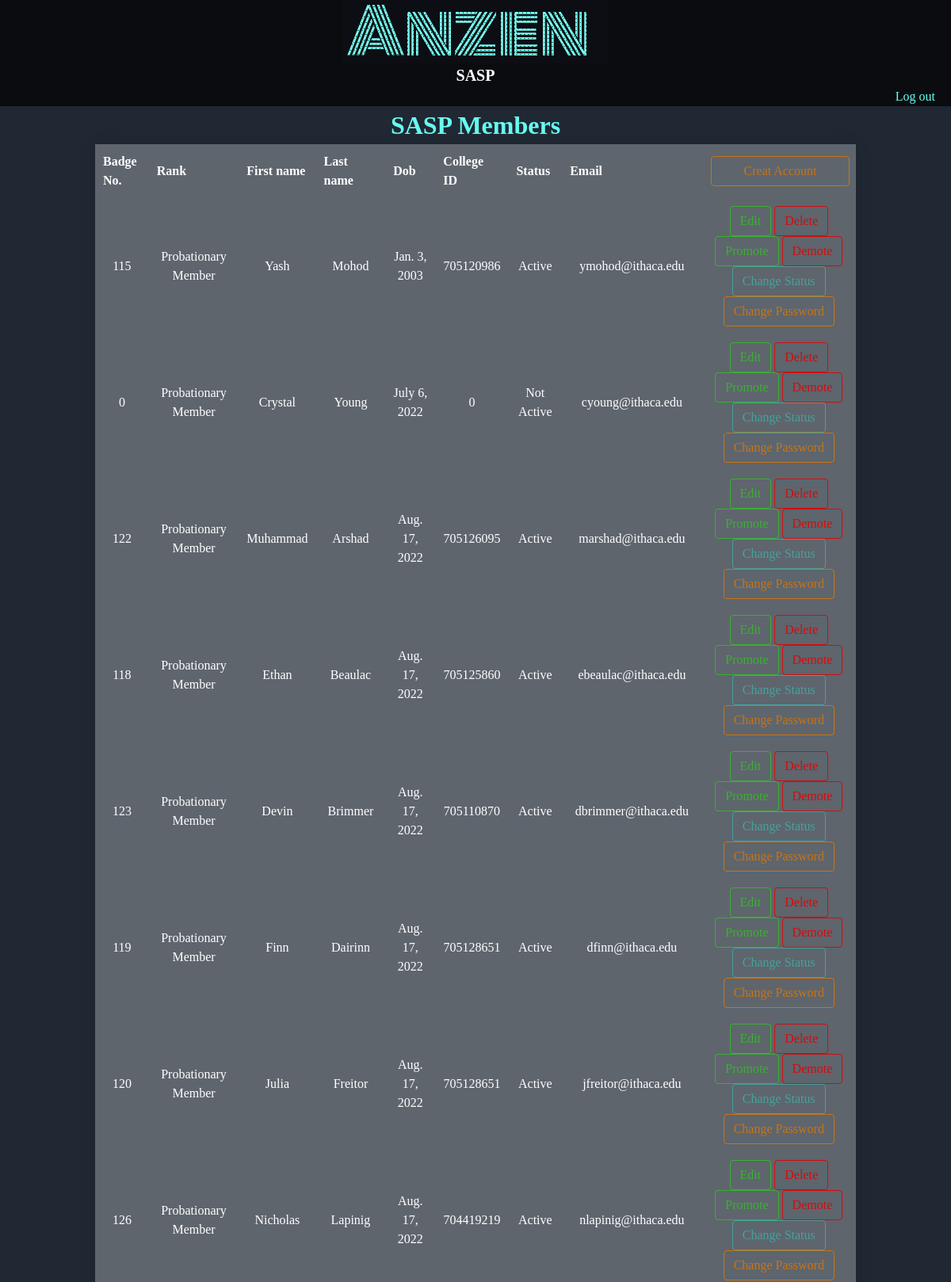
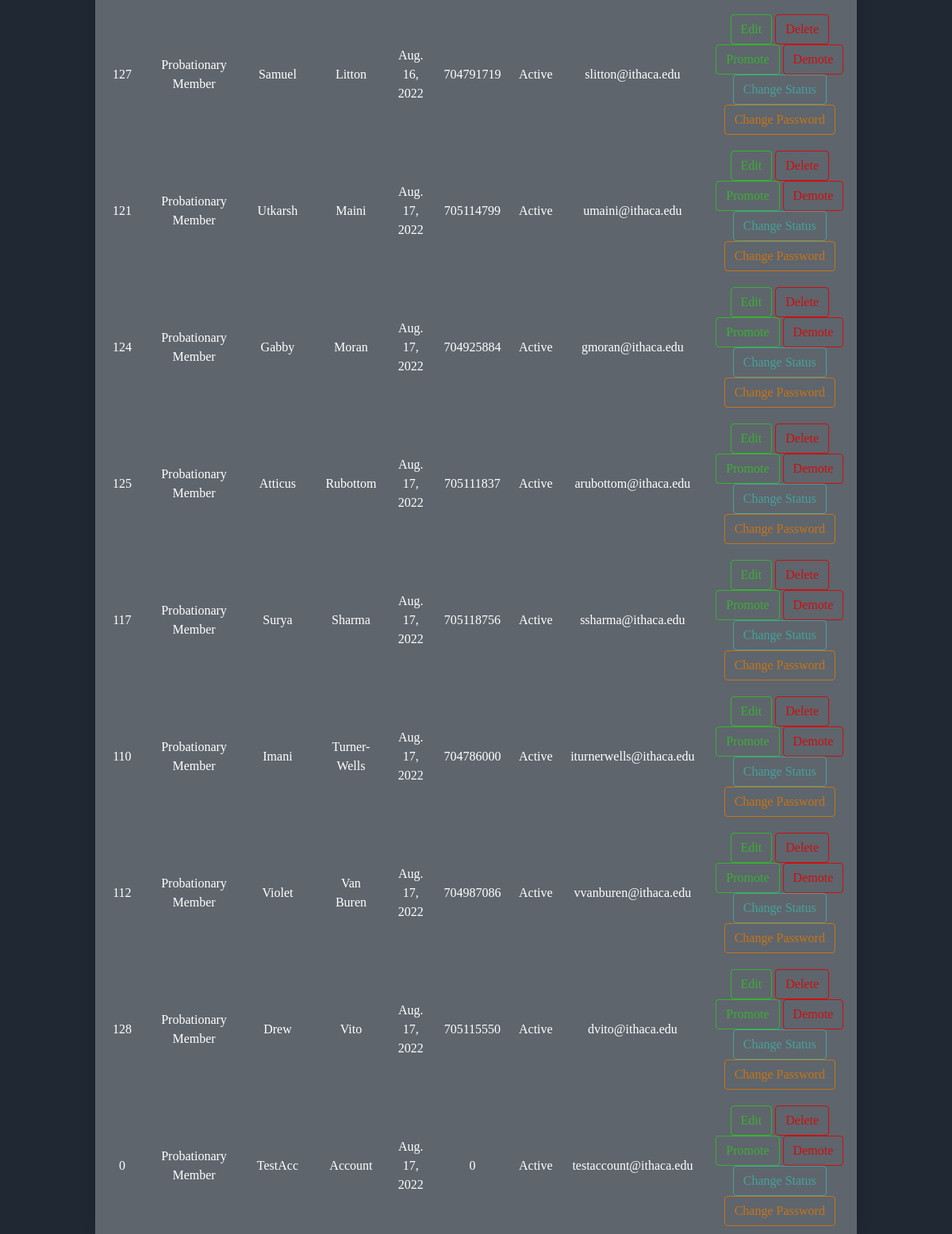
Page /userAccounts/ (signed in) on the earlier database version (2 pictures, top to bottom).
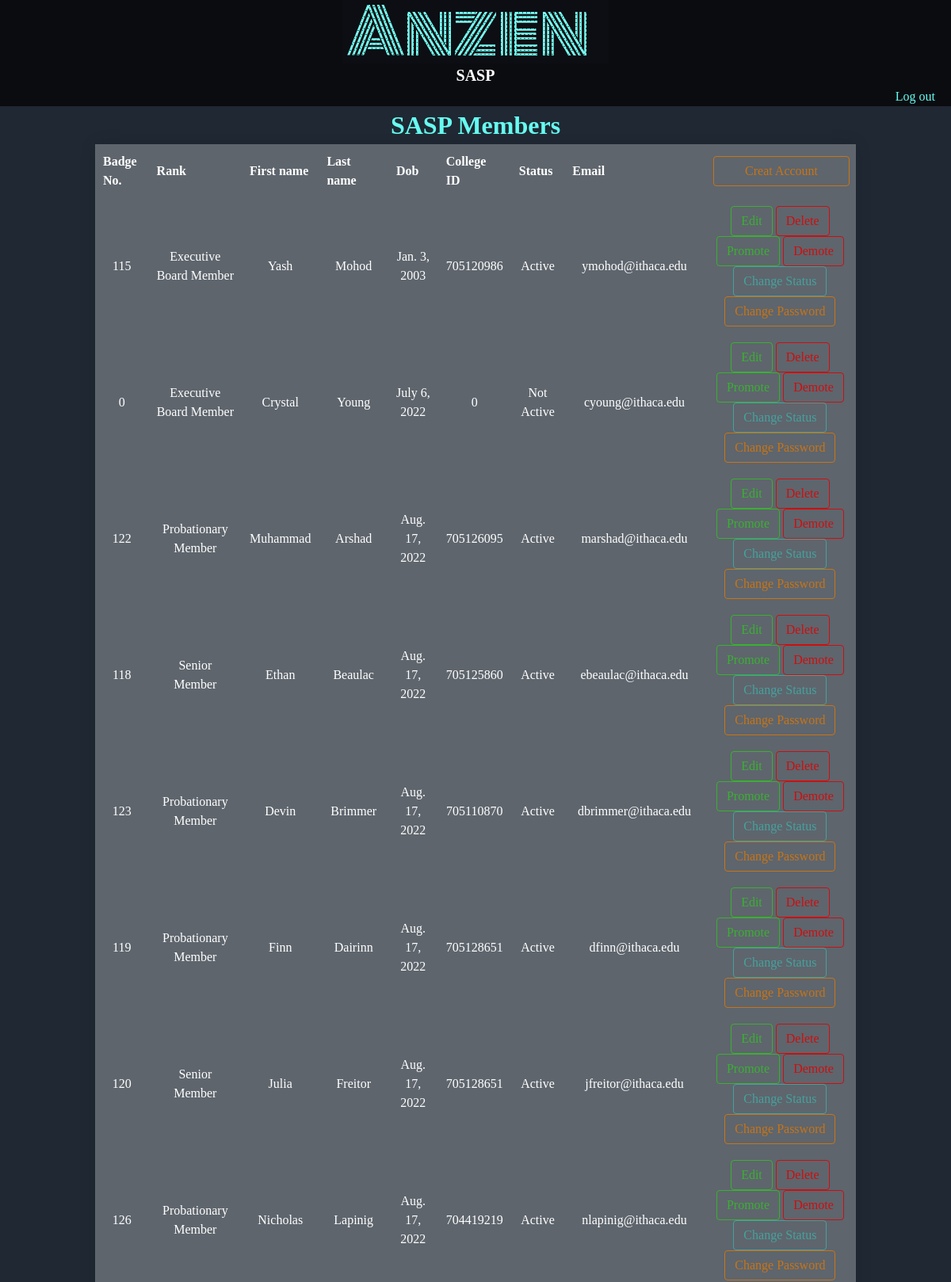
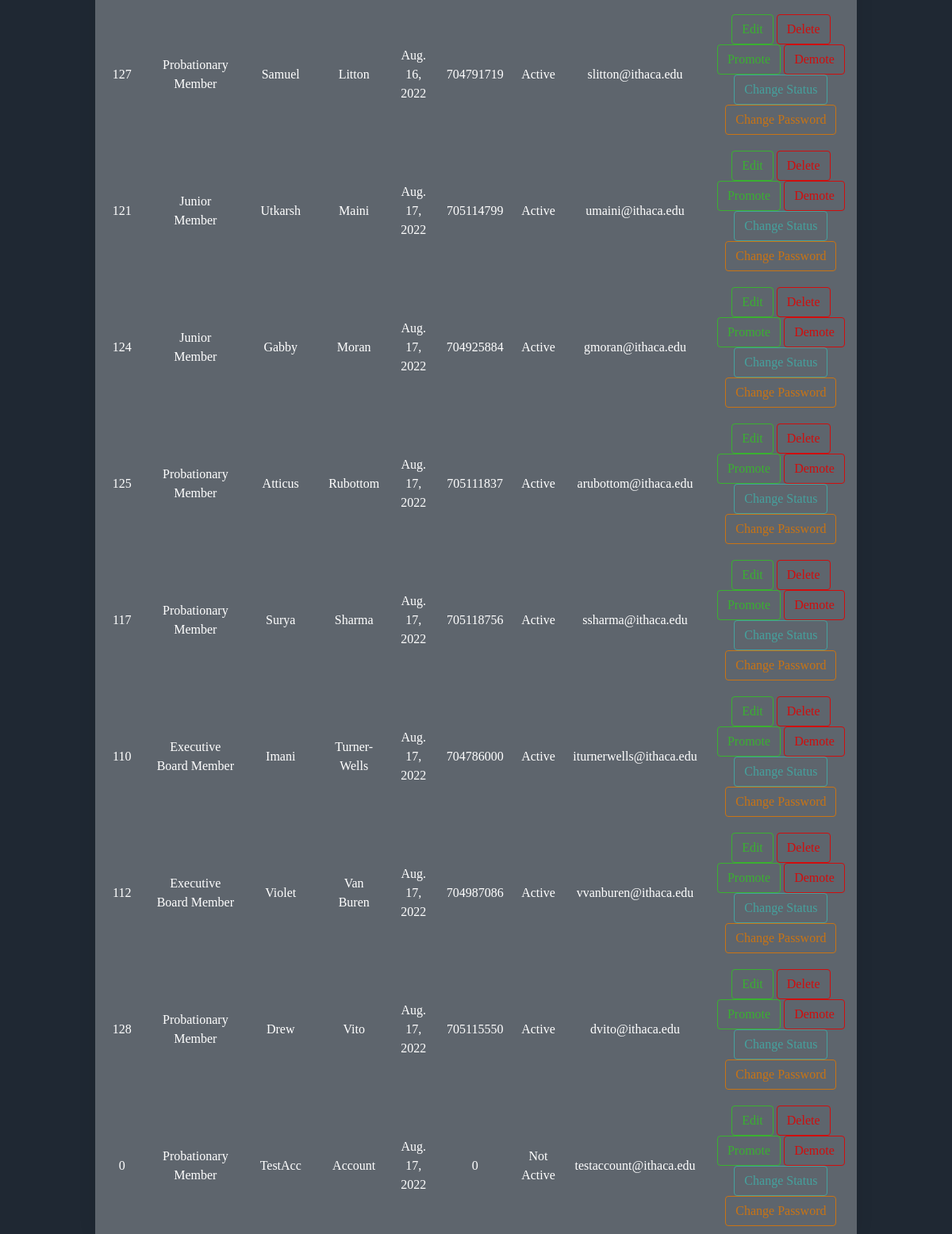
Same page on the later database version (2 pictures, top to bottom).
### accounts/models.py (models this page shows, shortened)
class User(AbstractBaseUser,PermissionsMixin):
    badgeNo = models.IntegerField(null=True)
    firstName = models.CharField(max_length=50,null=True)
    lastName = models.CharField(max_length=50,null=True)
    dob = models.DateField( auto_now=False, auto_now_add=False,null=True)
    collegeId = models.IntegerField(null=True)
    status = models.CharField(default='Active',max_length=50, choices=[('Active','Active'),('Not Active','Not Active')])
    email = models.EmailField( max_length=254, unique=True)
    position = models.CharField(max_length=150,null=True,default="Probationary Member")
    is_superuser = models.BooleanField(default=False)
    is_staff = models.BooleanField(default=True)
    objects= CustomAccountManager()
    USERNAME_FIELD = 'email'

### accounts/views.py (the view, shortened to what this page needs)
# urls.py: path('userAccounts/',views.userAccounts,name='userAccounts'),
@login_required(login_url='login')
def userAccounts(request):
    print(request)
    users = models.User.objects.all()
    context ={'users':users }
    return render(request,'accounts/account_management/userAccounts.html',context)

### accounts/templates/accounts/account_management/userAccounts.html (shortened to what this page needs)
{% extends 'accounts/index.html' %}
{% block content %}
    <div class="accountsDisplay">
        <H1 style="colourBlue">
            SASP Members
        </H1>
        <form class="accountsDisplayForm" action="" method="POST">
            <table >
                <tr>
                    <th>Badge No.</th>
                    <th>Rank</th>
                    <th>First name</th>
                    <th>Last name</th>
                    <th>Dob</th>
                    <th>College ID</th>
                    <th>Status</th>
                    <th>Email</th>
                    <th><a href="{% url 'register' %}"><button type="button" class="newInceidentButton" style="width: 100%;">Creat Account</button></a></th>
                </tr>
                {% for user in users %}
                <tr>
                    <td> {{ user.badgeNo }}</td>
                    <td>{{ user.position }}</td>
                    <td>{{ user.firstName }}</td>
                    <td>{{ user.lastName }}</td>
                    <td>{{ user.dob }}</td>
                    <td>{{ user.collegeId }}</td>
                    <td>{{ user.status }}</td>
                    <td> {{ user.email }}</td>
                    <td>
                        <button type="submit" class="editButton" value="edit" name="0{{user.id}}">Edit</button>
                        <button type="submit" class="deleteButton" value="delete" name="1{{user.id}}">Delete</button>
                        <button type="submit" class="editButton" value="promote"  name="4{{user.id}}">Promote</button>
                        <button type="submit" class="deleteButton" value="demote"  name="5{{user.id}}">Demote</button>
                        <button type="submit" class="statusButton" value="changestat" name="2{{user.id}}"> Change Status</button>
                        <button type="submit" class="passButton" value="changepass" name="3{{user.id}}"> Change Password</button>
                    </td>
                </tr>
                {% endfor %}
            </table>
        </form>
    </div>
{% endblock content %}

Differences in the rows shown:
changed User "Yash": position "Probationary Member" → "Executive Board Member"
changed User "Crystal": position "Probationary Member" → "Executive Board Member"
changed User "Ethan": position "Probationary Member" → "Senior Member"
changed User "Julia": position "Probationary Member" → "Senior Member"
changed User "Utkarsh": position "Probationary Member" → "Junior Member"
changed User "Gabby": position "Probationary Member" → "Junior Member"
changed User "Imani": position "Probationary Member" → "Executive Board Member"
changed User "Violet": position "Probationary Member" → "Executive Board Member"
changed User "TestAcc": status "Active" → "Not Active"
